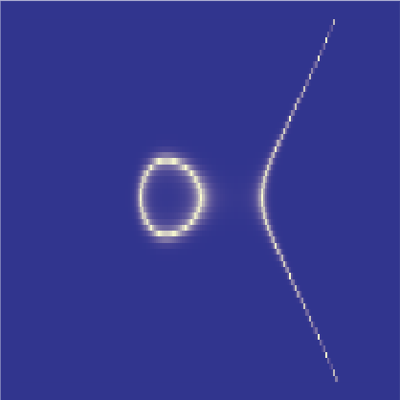
#> input picture tmp/2024_04_15/previews/square-how_to_draw_curve.png, 400 x 400 px; its folder holds 4 pictures in this run
$ jupyter execute --allow-errors gallery_preview.ipynb
#> lines starting #> are read from the running program, lines starting #| are printed output that depends on the picture
#> further down, image is the input picture: PIL image 400x400 RGBA; mean R, G, B, A 53.5, 56.9, 143.5, 255
#> `gallery_preview = Image.new("RGBA", (total_width, total_height))`: gallery_preview: PIL image 1332x1032 RGBA; every value is 0
#> `gallery_preview.paste(image.resize((width, height)), (left, top))`:
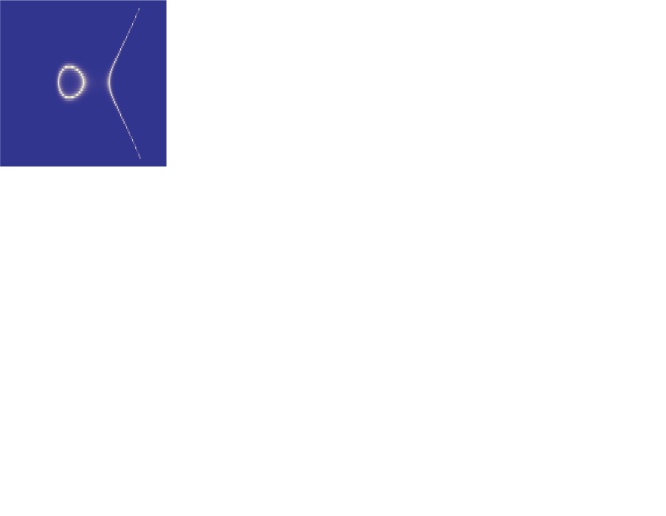
#> gallery_preview: PIL image 1332x1032 RGBA (shown at 1/2 size); mean R, G, B, A 4.3, 4.6, 11.6, 20.6; transparent parts drawn white
[cell 1]
import os

from PIL import Image

[cell 2]
scale = 1.2
selected = (2, 1)
images_dir = "previews"
images_matrix = [
    ["square-how_to_draw_curve", "square-new_zealand_dem_remake", "square-geopandas_kotlin_isl", "square-mosaic_image"],
    ["square-spb_bakeries", "square-world_happiness", "square-palmer_penguins", "square-plotting_airbnb_prices_boston"],
    ["square-mandelbulbs", "square-ivindo_river", "square-titanic", "square-japanese_volcanoes_on_map"],
]

max_width, max_height = None, None
width, height = None, None
dwidth, dheight = None, None
gallery_preview = None

#> (the rest of this cell did not finish here and is left out)
